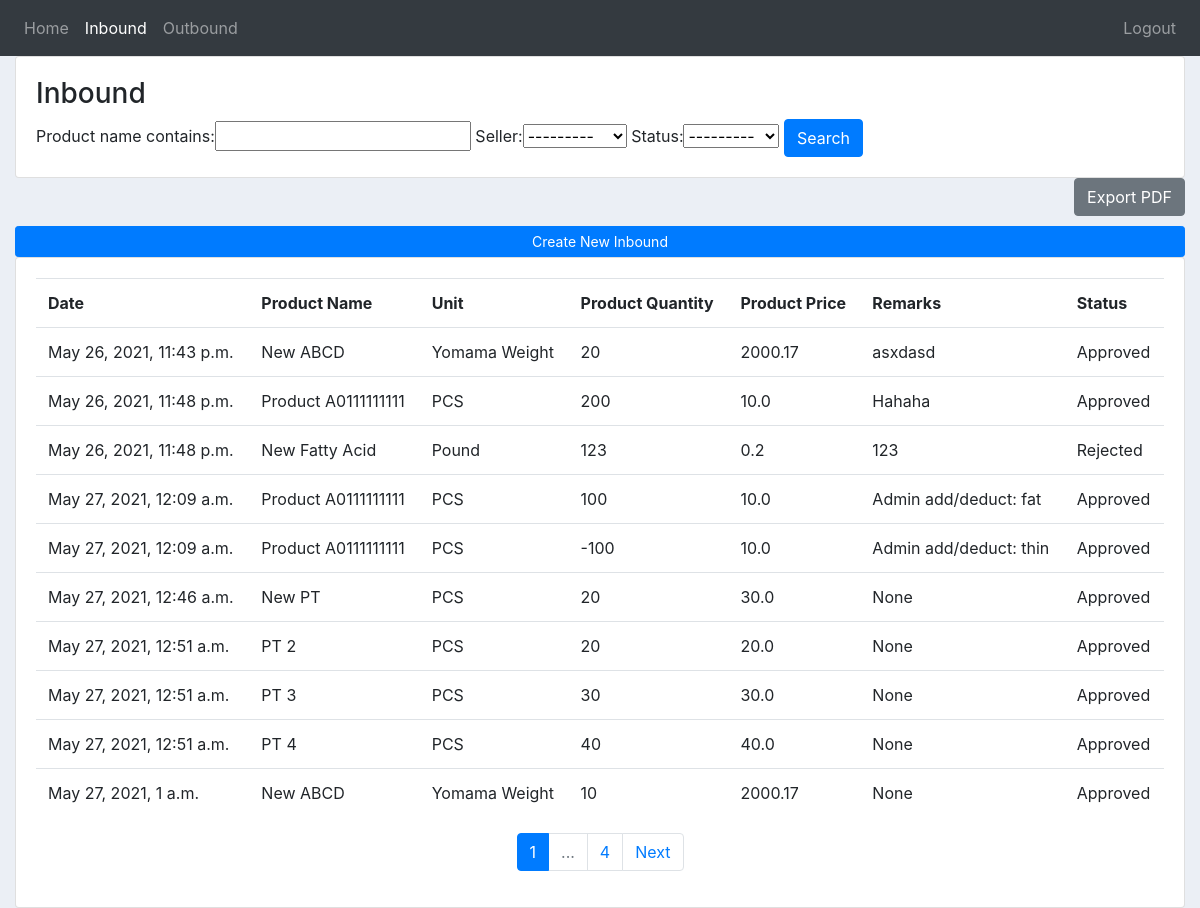
Page /inbound/ (signed in) on the committed database.
### inventory/models.py (models this page shows)
class Inbound(models.Model):
    STATUS = (
        ('Pending','Pending'),
        ('Approved','Approved'),
        ('Rejected','Rejected'),
    )
    UNIT = (
        ('PCS','PCS'),
        ('BOX','BOX'),
        ('PACK','PACK'),
        ('BOTTLE','BOTTLE'),
        ('OTHER','OTHER'),
    )
    date_created = models.DateTimeField(auto_now_add=True, null=True)
    product_name = models.CharField(max_length=200, null=True)
    sku_code = models.CharField(max_length=200, null=True)
    unit = models.CharField(max_length=200, choices=UNIT, null=True)
    product_quantity = models.IntegerField(null=True)
    product_price = models.FloatField(validators=[MinValueValidator(0.0)])
    remarks = models.CharField(max_length=200, null=True, blank=True)
    status = models.CharField(max_length=200, choices=STATUS, default='Pending')
    seller = models.ForeignKey(Seller, to_field='user_id', null=True, on_delete=models.SET_NULL)

### inventory/views.py (the view)
# urls.py: path('inbound/', views.inbound, name="inbound"),
@custom_login_required
def inbound(request):
    if request.user.is_authenticated:
        if request.user.is_admin:
            inbounds = Inbound.objects.all()
            myFilter = InboundFilter(request.GET, queryset=inbounds)
            inbounds = myFilter.qs
            product_name = request.GET['product_name'] if (request.method == 'GET' and 'product_name' in request.GET) else ''
            status = request.GET['status'] if (request.method == 'GET' and 'status' in request.GET) else ''
            page = request.GET.get('page', 1)
            inbounds = paginate(inbounds, page);
            context = {
                'inbounds': inbounds,
                'myFilter': myFilter,
                'nbar': 'inbound',
                'product_name': product_name,
                'status': status
            }
            print(type(inbounds))
        else:
            inbounds = Inbound.objects.filter(seller_id=request.user.id)
            myFilter = InboundFilter(request.GET, queryset=inbounds)
            inbounds = myFilter.qs
            product_name = request.GET['product_name'] if (request.method == 'GET' and 'product_name' in request.GET) else ''
            status = request.GET['status'] if (request.method == 'GET' and 'status' in request.GET) else ''
            page = request.GET.get('page', 1)
            inbounds = paginate(inbounds, page);
            context = {
                'inbounds': inbounds,
                'myFilter': myFilter,
                'nbar': 'inbound',
                'product_name': product_name,
                'status': status
            }
    return render(request, 'inventory/inbound.html', context)

### inventory/helper.py (called while the page is built)
def paginate(object, page =1, limit = 10):
    paginator = Paginator(object, limit) # Show 25 contacts per page.
    page_obj = paginator.get_page(page)
    return page_obj

### inventory/models.py (called while the page is built)
    def __str__(self):
        return self.name

### inventory/templatetags/query_transform_template_tags.py (called while the page is built)
@register.simple_tag
def query_transform(request, **kwargs):
    updated = request.GET.copy()
    for k, v in kwargs.items():
        if v is not None:
            updated[k] = v
        else:
            updated.pop(k, 0)
    return updated.urlencode()

### inventory/templates/inventory/inbound.html (shortened to what this page needs)
{% extends 'inventory/main.html' %}
{% block content %}
{% if user.is_authenticated and user.is_admin %}
<div class="row">
	<div class="col-md">
		<div class="card card-body">
            <h3>Inbound</h3>
            <form method="get">
                {{myFilter.form}}
                <button class="btn btn-primary" type="submit">Search</button>
            </form>
		</div>
		<form method="post" action="{% url 'pdf_inbound' %}" target="_blank">
			{% csrf_token %}
			<input type="hidden" name="product_name" value="{{product_name}}">
            <input type="hidden" name="seller_name" value="{{seller}}">
			<input type="hidden" name="status" value="{{status}}">
			<input type="submit" class="btn btn-secondary float-right" value="Export PDF">
		</form>
		<br>
		<br>
		<div class="card card-body">
			<table class="table">
				<tr>
					<th>Date</th>
                    <th>Seller</th>
					<th>Product Name</th>
                    <th>Unit</th>
                    <th>Product Quantity</th>
					<th>Product Price</th>
					<th>Remarks</th>
					<th>Status</th>
                    {% if status == "Pending" or 'status' not in request %}
                    <th>Approve</th>
                    <th>Reject</th>
                    {% endif %}
				</tr>
				{% for inbound in inbounds %}
				<tr>
                    <td>{{inbound.date_created}}</td>
                    <td>{{inbound.seller.name}}</td>
                    <td>{{inbound.product_name}}</td>
                    <td>{{inbound.unit}}</td>
                    <td>{{inbound.product_quantity}}</td>
                    <td>{{inbound.product_price}}</td>
                    <td>{{inbound.remarks}}</td>
                    <td>{{inbound.status}}</td>
                    {% if inbound.status == "Pending" %}
                    <td><a class="btn btn-sm btn-success" href="{% url 'approve_inbound' inbound.pk%}">Approve</a>
                    <td><a class="btn btn-sm btn-danger" href="{% url 'reject_inbound' inbound.pk%}">Reject</a>
					{% else %}
					<td></td>
					<td></td>
                    {% endif %}
				</tr>
				{% endfor %}
			</table>
			{% include 'inventory/pagination.html' with page_obj=inbounds request=request only%}
		</div>
	</div>
</div>
{% else %}
<div class="row">
	<div class="col-md">
		<div class="card card-body">
            <h3>Inbound</h3>
            <form method="get">
                {{myFilter.form}}
                <button class="btn btn-primary" type="submit">Search</button>
            </form>
		</div>
		<form method="post" action="{% url 'pdf_inbound' %}" target="_blank">
			<input type="submit" class="btn btn-secondary float-right" value="Export PDF">
		</form>
		<br>
		<br>
        <a class="btn btn-primary btn-sm btn-block" href="{% url 'create_inbound' %}">Create New Inbound</a>
		<div class="card card-body">
			<table class="table">
				<tr>
					<th>Date</th>
					<th>Product Name</th>
                    <th>Unit</th>
                    <th>Product Quantity</th>
					<th>Product Price</th>
					<th>Remarks</th>
					<th>Status</th>
				</tr>
				{% for inbound in inbounds %}
				<tr>
                    <td>{{inbound.date_created}}</td>
                    <td>{{inbound.product_name}}</td>
                    <td>{{inbound.unit}}</td>
                    <td>{{inbound.product_quantity}}</td>
                    <td>{{inbound.product_price}}</td>
                    <td>{{inbound.remarks}}</td>
                    <td>{{inbound.status}}</td>
				</tr>
				{% endfor %}
			</table>
			{% include 'inventory/pagination.html' with page_obj=inbounds request=request only%}
		</div>
	</div>
</div>
{% endif %}
{% endblock content %}

### static/css/main.css (style rules this page uses)
body { background-color: #ebeff5; }

### rows in the picture
Inbound: date_created "May 26, 2021, 11:43 p.m.", product_name "New ABCD", unit "Yomama Weight", product_quantity "20", product_price "2000.17", remarks "asxdasd", status "Approved"
Inbound: date_created "May 26, 2021, 11:48 p.m.", product_name "Product A0111111111", unit "PCS", product_quantity "200", product_price "10.0", remarks "Hahaha", status "Approved"
Inbound: date_created "May 26, 2021, 11:48 p.m.", product_name "New Fatty Acid", unit "Pound", product_quantity "123", product_price "0.2", remarks "123", status "Rejected"
Inbound: date_created "May 27, 2021, 12:09 a.m.", product_name "Product A0111111111", unit "PCS", product_quantity "100", product_price "10.0", remarks "Admin add/deduct: fat", status "Approved"
Inbound: date_created "May 27, 2021, 12:09 a.m.", product_name "Product A0111111111", unit "PCS", product_quantity "-100", product_price "10.0", remarks "Admin add/deduct: thin", status "Approved"
Inbound: date_created "May 27, 2021, 12:46 a.m.", product_name "New PT", unit "PCS", product_quantity "20", product_price "30.0", remarks "None", status "Approved"
Inbound: date_created "May 27, 2021, 12:51 a.m.", product_name "PT 2", unit "PCS", product_quantity "20", product_price "20.0", remarks "None", status "Approved"
Inbound: date_created "May 27, 2021, 12:51 a.m.", product_name "PT 3", unit "PCS", product_quantity "30", product_price "30.0", remarks "None", status "Approved"
Inbound: date_created "May 27, 2021, 12:51 a.m.", product_name "PT 4", unit "PCS", product_quantity "40", product_price "40.0", remarks "None", status "Approved"
Inbound: date_created "May 27, 2021, 1 a.m.", product_name "New ABCD", unit "Yomama Weight", product_quantity "10", product_price "2000.17", remarks "None", status "Approved"

### other values in the picture
{{ page_obj.number }} "1"
{{ page_obj.paginator.num_pages }} "4"
